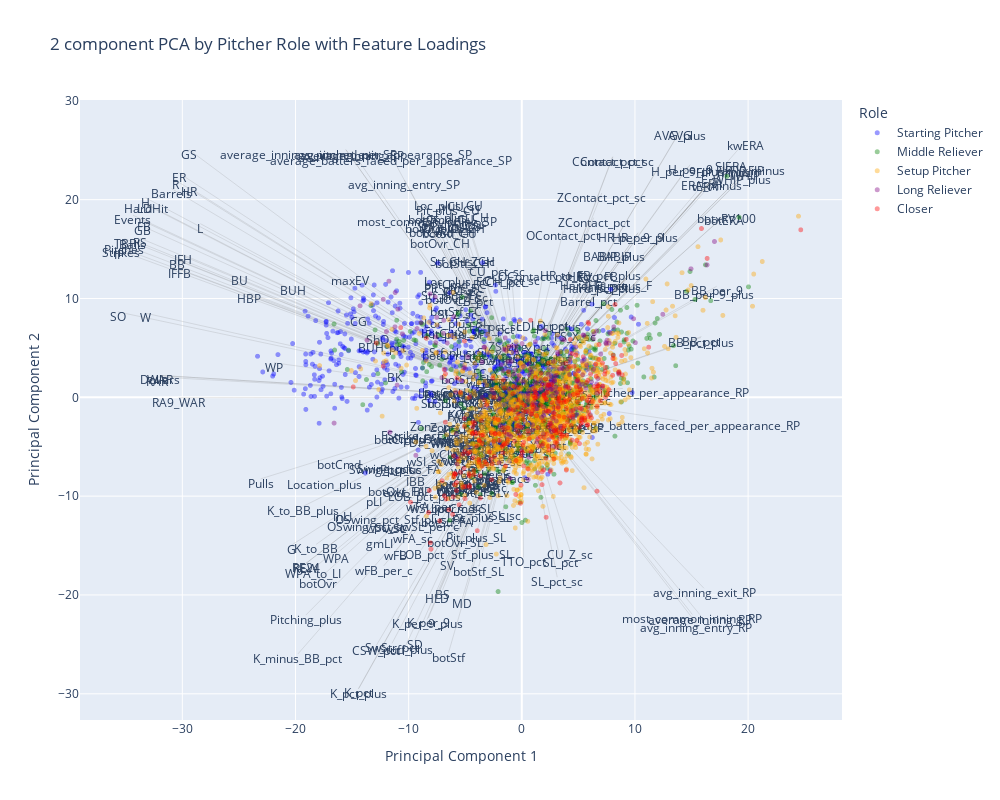

Notebook source saved alongside this figure:
### Markdown cell above
### we can tell that there are 2 cluster, SP and RP are each belonging to different cluster # some SP fall into RP cluster and some RP fall into SP cluster could suggest role switching but further analysis should be conducted

### Code cell
import plotly.graph_objs as go
import plotly.express as px
from plotly.offline import iplot

# Create a figure with specified layout size
fig = go.Figure(layout=go.Layout(
    title='2 component PCA by Pitcher Role with Feature Loadings',
    xaxis_title='Principal Component 1',
    yaxis_title='Principal Component 2',
    legend_title='Role',
    hovermode='closest',
    width=1000,  # Width of the figure in pixels
    height=800   # Height of the figure in pixels
))

for Role, color in [('Starting Pitcher', 'blue'), 
                    ('Middle Reliever', 'green'),
                    ('Setup Pitcher', 'orange'),
                    ('Long Reliever', 'purple'),
                    ('Closer','red')]:   # Adjust roles and colors as needed
    indicesToKeep = principalDf['classified_role'] == Role
    fig.add_trace(go.Scattergl(
        x=principalDf.loc[indicesToKeep, 'principal component 1'],
        y=principalDf.loc[indicesToKeep, 'principal component 2'],
        mode='markers',
        marker=dict(color=color, size=5, opacity=0.4),  # Adjust the size of the dots here
        name=Role,
        text=principalDf.loc[indicesToKeep, 'Name']  # Assuming you have player names in the 'Player' column
    ))
# Add feature loadings as arrows
for i, feature in enumerate(features):
    fig.add_trace(go.Scatter(
        x=[0, pca.components_[0, i] * 230],  # X start and end positions for arrow
        y=[0, pca.components_[1, i] * 230],  # Y start and end positions for arrow
        mode='lines+text',
        text=[None, feature],  # Only label the end of the arrow
        textposition="bottom center",
        line=dict(color='grey', width=0.2),
        showlegend=False
    ))

# Show the figure
iplot(fig)
